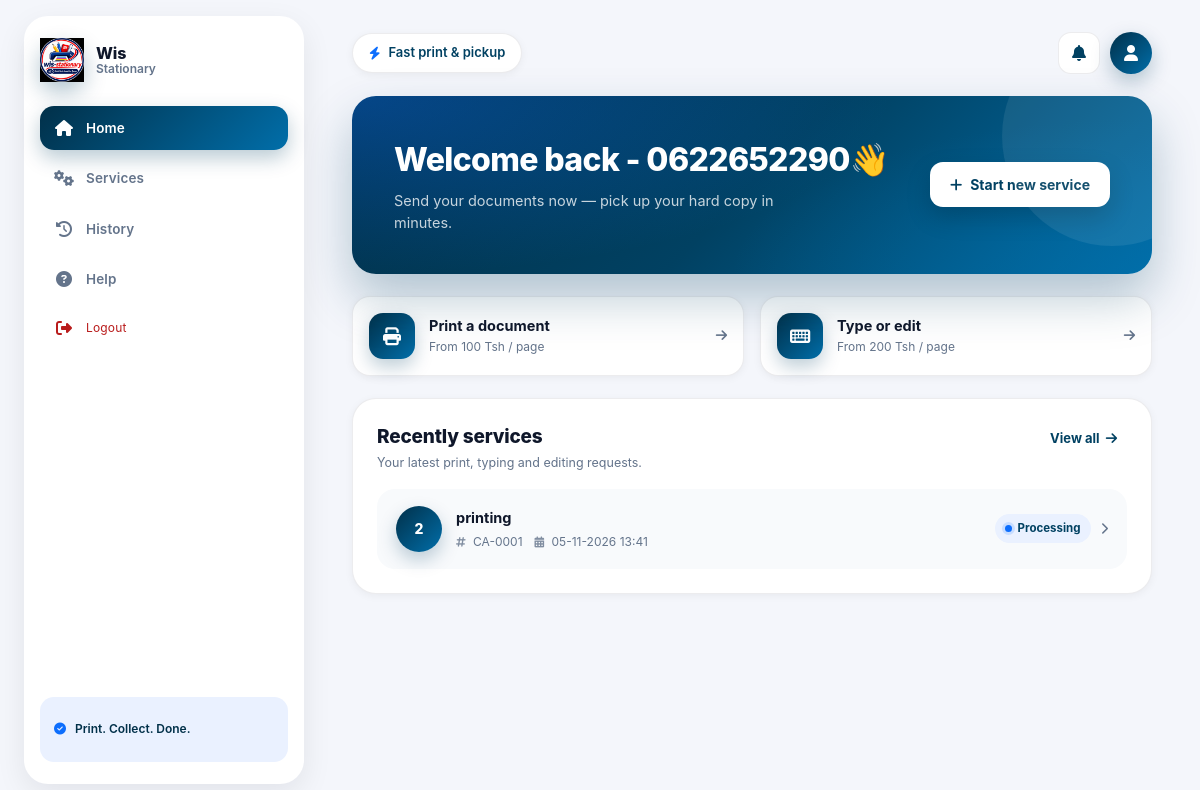
/customer/dashboard/ (signed in), run on an earlier commit of the app's database.
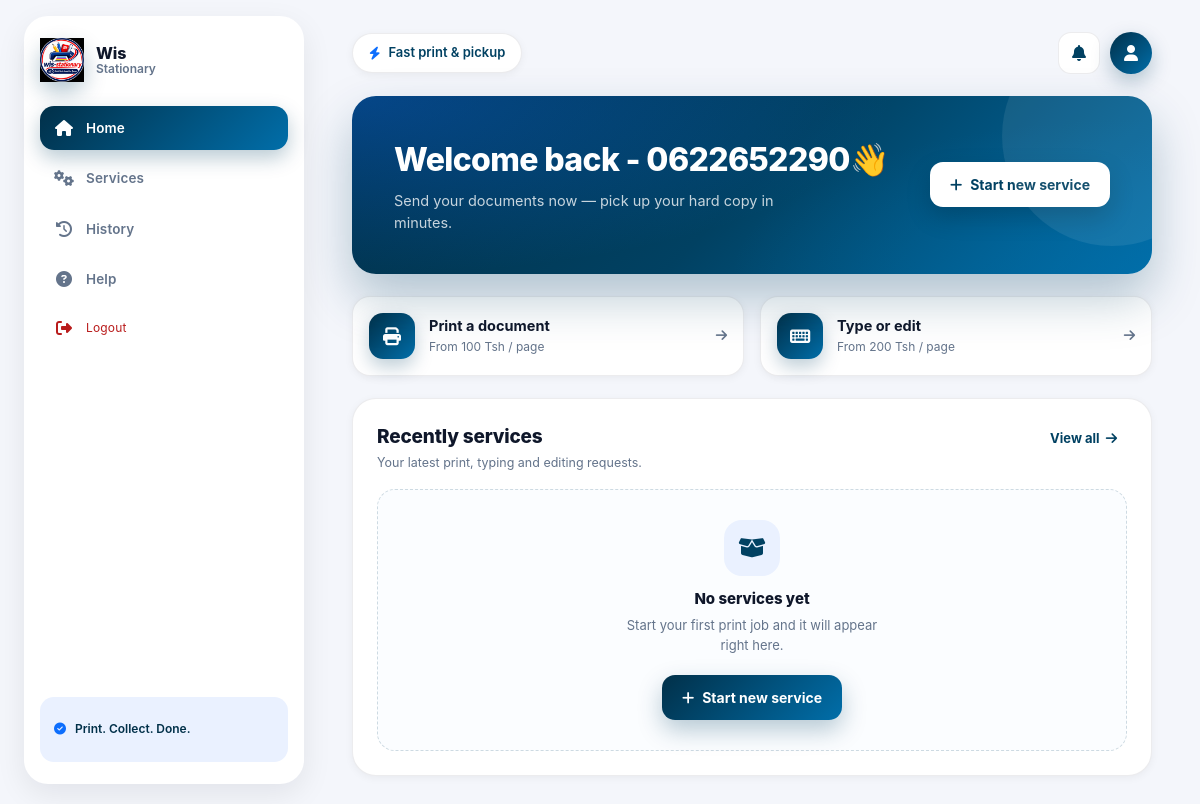
And on a later commit of the database.
### stationary_system/models/activity.py (models this page shows, shortened)
class Activity(models.Model):
    STATUS_CHOICES = [
        ('waiting', 'Waiting'),
        ('pending', 'Pending'),
        ('processing', 'Processing'),
        ('completed', 'Completed'),
        ('declined', 'Declined'),
    ]
    activity_id = models.CharField(max_length=100, unique=True)
    stationary_profile = models.ForeignKey(
        'StationaryProfile',
        on_delete=models.CASCADE,
        null=True,
        blank=True,
        related_name='activities'
    )
    activity_type = models.CharField(max_length=100)
    costs = models.DecimalField(max_digits=10, decimal_places=2)
    user = models.ForeignKey(
        settings.AUTH_USER_MODEL,
        on_delete=models.CASCADE,
        related_name='activities'
    )
    sent_date = models.DateTimeField(auto_now_add=True)
    end_date = models.DateTimeField(null=True, blank=True)
    status = models.CharField(
        max_length=32,
        choices=STATUS_CHOICES,
        default='waiting'
    )

### stationary_system/views/customer_views/c_dashboard.py (the view)
# urls.py: path('customer/dashboard/', c_dashboard.customer_dashboard, name='customer_dashboard'),
@login_required(login_url='login_page_customer')
def customer_dashboard(request):
    activities = Activity.objects.filter(user=request.user).order_by('-sent_date')[:10]  # Get the latest 10 activities
    return render(request, 'customer/dashboard.html', {
        'activities': activities
    })

### stationary_system/templates/customer/dashboard.html (shortened to what the changed rows need)
{% load static %}
<!DOCTYPE html>
<html lang="en">
<head>
    <link rel="stylesheet" href="{% static 'customer_css/wis.css' %}">
    <link rel="stylesheet" href="https://cdnjs.cloudflare.com/ajax/libs/font-awesome/6.4.0/css/all.min.css">
</head>
<body>
    <main class="main">
        <div class="wrap">
            <section class="hero">
                <div class="hero-text">
                    <h1>Welcome back - 0{{ user.username }}<span class="wave">👋</span></h1>
                </div>
            </section>
            <section class="panel">
                <div class="section-head">
                    <div>
                        <h2>Recently services</h2>
                    </div>
                </div>
                <div class="activity-list">
                    {% for activity in activities %}
                    <div class="activity-card"
                         onclick="window.location.href=`{% url 'preview_activity' activity.activity_id %}`">
                        <div class="activity-badge">{{ activity.id }}</div>
                        <div class="activity-body">
                            <div class="activity-title">{{ activity.activity_type }}</div>
                            <div class="activity-meta">
                                <span><i class="fas fa-hashtag"></i> {{ activity.activity_id }}</span>
                                <span><i class="fas fa-calendar-days"></i> {{ activity.sent_date|date:"d-m-Y H:i" }}</span>
                            </div>
                        </div>
                        <div class="activity-side">
                            <span class="chip">
                                <span class="dot"></span>{{ activity.status }}
                            </span>
                            <i class="fas fa-chevron-right"></i>
                        </div>
                    </div>
                    {% empty %}
                    <div class="empty-state">
                        <div class="empty-icon"><i class="fas fa-box-open"></i></div>
                        <h3>No services yet</h3>
                        <p>Start your first print job and it will appear right here.</p>
                        <button class="btn btn-primary" type="button" id="openModal3">
                            <i class="fas fa-plus"></i> Start new service
                        </button>
                    </div>
                    {% endfor %}
                </div>
            </section>
        </div>
    </main>
</body>
</html>

What changed in the data, as far as the page shows it:
removed Activity: id "2", activity_type "printing", activity_id "CA-0001", sent_date "05-11-2026 13:41", status "Processing"
Also different on the page:
text now shown: "No services yet Start your first print job and it will appear right here. Start new service"
